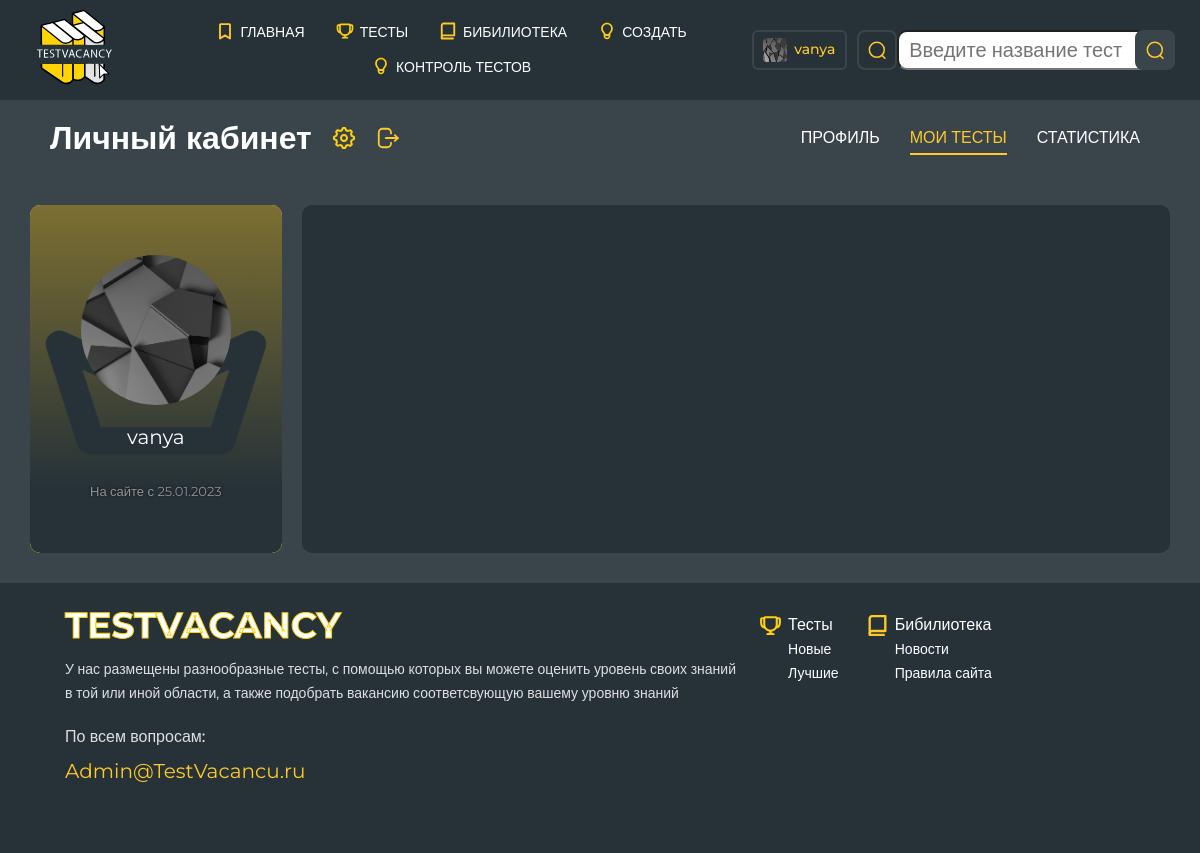
Page /office/ (signed in) on the committed database.
### authapp/models.py (models this page shows)
class TestingUser(AbstractUser):
    avatar = models.ImageField(upload_to='users_avatars', blank=True)
    age = models.PositiveIntegerField(verbose_name='Возраст', default=18)

### user_office/views.py (the view)
# urls.py: path('office/', include(('user_office.urls', 'office'))),
@login_required
def office(request):
    office_items = Office.objects.filter(user=request.user).order_by('tests__theme_id')
    context = {
        'office_items': office_items
    }
    return render(request, 'user_office/office.html', context)

### user_office/templates/user_office/office.html (shortened to what this page needs)
{% extends 'tests/base.html' %}
{% block content%}
     <section class="user-page__top-row">
            <div class="user__container">
                <div class="user-page__top-row__wrapper ">
                    <div class="top-row__left-side">
                        <div class="top-row__left-side--wrapper">
                            <p>Личный кабинет</p>
                        </div>
                        <div class="top-row__left-side--wrapper">
                            <a href="">
                                <img src="../../media/images/settings.svg" alt="" class="account-actions ">
                            </a>
                        </div>
                        <div class="top-row__left-side--wrapper">
                            <a href="">
                                <img src="../../media/images/logout.svg" alt="" class="account-actions">
                            </a>
                        </div>
                    </div>
                    <div class="top-row__right-side">
                        <a href="{%url 'auth:user_bio'%}" class="account__info">Профиль</a>
                        <a href="" class="account__info  {% if request.path == '/office/' %} active {% endif %} ">Мои тесты</a>
                        <a href="{% url 'test_passing:list_of_passed_tests'%}" class="account__info">Статистика</a>
                    </div>
                </div>
            </div>
        </section>
        <section class="user-profile__section">
            <div class="user__container">
                <div class="user-profile">
                    <div class="user__short-info__wrapper user-page__custom-wrapper">
                        <div class="user__short-info">
                            <img src="/media/{{user.avatar |default:'../../media/images/src/user-photo.svg'}}  " alt="" class="profile__avatar">
                            <p class="username">{{user.username}}</p>
                            <p class="registration-date">На сайте с {{user.date_joined | date:"d.m.Y" }}</p>
                        </div>
                    </div>
                    <div class="user__full-info">
                    </div>
                </div>
            </div>
        </section>
{%endblock%}

### tests/templates/tests/base.html (shortened to what this page needs)
<!DOCTYPE html>
<html lang="en">
<head>
    <link rel="stylesheet" type="text/css" href="//cdn.jsdelivr.net/npm/slick-carousel@1.8.1/slick/slick.css"/>
    <link rel="stylesheet" href="../../media/css/iziModal.min.css">
    <link rel="stylesheet" href="https://cdnjs.cloudflare.com/ajax/libs/jquery-modal/0.9.1/jquery.modal.min.css"/>
       <link rel="stylesheet" href="../../media/css/jquery.formstyler.css">
    <link rel="stylesheet" href="../../media/css/jquery.formstyler.theme.css">
    <link rel="stylesheet" href="../../media/css/style.css">
</head>
<body>
<div class="wrapper">
    <header class="header">
        <div class="container header__conttainer">
            <div class="header__logo">
                <img src="../../media/images/test-logo.svg" alt="">
            </div>
            <ul class="header__href__list">
                <li class="header__href__list-item  {% if request.path == '/'%} active {%endif%}">
                    <a href="{% url 'tests:main'%}">
                        <img class="logo" src="../../media/images/menu-selections.svg" alt="">
                        Главная
                    </a>
                </li>
                <li class="header__href__list-item {% if request.path == '/tests/'  %} active {% endif %}">
                    <a href="{% url 'tests:tests'%}" class="">
                        <img class="logo" src="../../media/images/menu-tests.svg" alt="">
                        Тесты
                    </a>
                </li>
                <li class="header__href__list-item">
                    <a href="#">
                        <img class="logo" src="../../media/images/menu-materials.svg" alt="">
                        Бибилиотека</a>
                </li>
                {% if user.is_superuser %}
                <li class="header__href__list-item">
                    <a href="{% url 'staff:tests_create'%}">
                        <img class="logo" src="../../media/images/menu-create.svg" alt="">
                        Создать</a>
                </li>
                 <li class="header__href__list-item">
                    <a href="{% url 'staff:tests'%}">
                        <img class="logo" src="/../../media/images/menu-create.svg" alt="">
                        Контроль тестов</a>
                </li>
                {%endif%}
            </ul>
            <div class="header__function-block">
                {% if user.is_authenticated  %}
                <a href="{% url 'auth:user_bio'%}" class=" {% if request.path == '/auth/edit/'  or  request.path == '/auth/user_bio/' %} active {% endif %}   user__account">
                    <img src="/media/{{user.avatar |default:'../../media/images/src/user-photo.svg'}}" alt="">
                 {{user.username}}
                </a>
                <a href="#ex1" rel="modal:open" class="find"></a>
                {%else%}
                <a href="{% url 'auth:login' %}" class="login">Войти</a>
                <a href="#ex1" rel="modal:open" class="find"></a>
                {%endif%}
            </div>
            <div id="ex1" class="modal">
                <div class="modal__container">
                    <form action="" class="find-form">
                        <input type="text" class="find-input" placeholder="Введите название теста">
                        <a href="#" class="find form__find-button"></a>
                    </form>
                </div>
            </div>
        </div>
    </header>
    {% block content%}
    {%endblock%}
    <footer class="footer">
        <div class="container">
            <div class="footer__content">
                <div class="footer__left-content">
                    <h4 class="footer__logo">testvacancy</h4>
                    <p class="footer__description">У нас размещены разнообразные тесты,
                        с помощью которых вы можете оценить уровень своих знаний в той или иной области,
                        а также подобрать вакансию соответсвующую вашему уровню знаний</p>
                    <div class="contact_us">
                        <p class="contact__text">По всем вопросам:</p>
                        <a class="contact__mail" href="mailto:vanya.kovrigin@gmail.com">Admin@TestVacancu.ru</a>
                    </div>
                </div>
                <div class="footer__right-content">
                    <ul class="footer__list">
                        <li class="footer__list-item bottom__test-icon">
                            <a href="">Тесты</a>
                        </li>
                        <li class="footer__list-item">
                            <a href="">Новые</a>
                        </li>
                        <li class="footer__list-item">
                            <a href="">Лучшие</a>
                        </li>
                    </ul>
                    <ul class="footer__list">
                        <li class="footer__list-item bottom__library-icon">
                            <a href="">Бибилиотека</a>
                        </li>
                        <li class="footer__list-item">
                            <a href="">Новости</a>
                        </li>
                        <li class="footer__list-item">
                            <a href="">Правила сайта</a>
                        </li>
                    </ul>
                </div>
            </div>
        </div>
    </footer>
</div>
</body>
</html>

### rows in the picture
TestingUser: avatar (picture), username "vanya", date_joined "25.01.2023"
